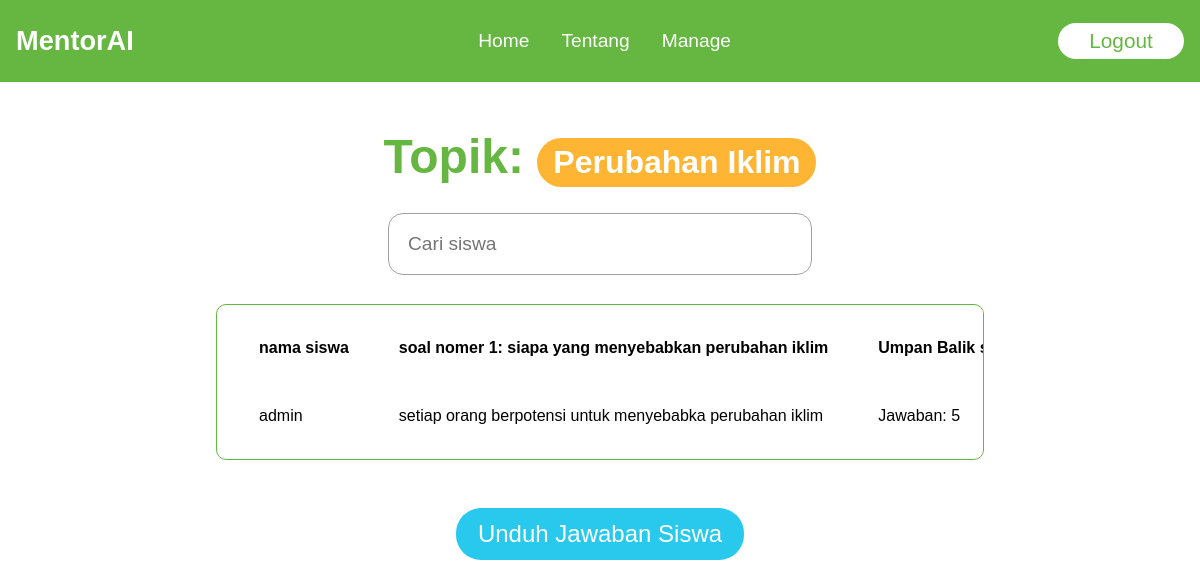
Before: /studentsAnswer/2/ (signed in) with the older database file.
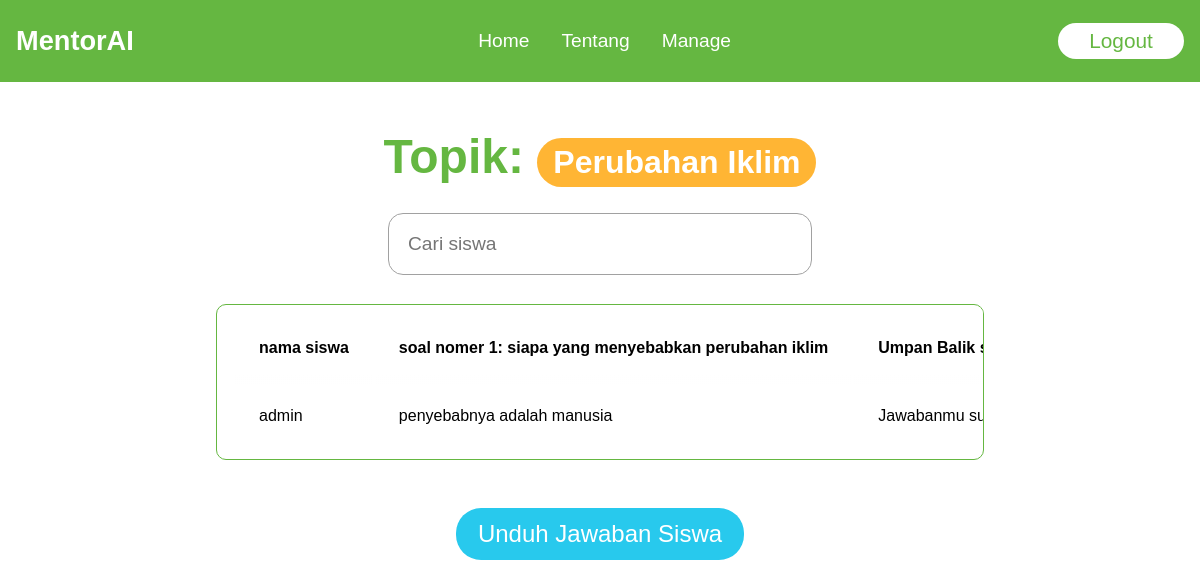
After: the same page with the newer database file.
### appBelajar/models.py (models this page shows, shortened)
class Answers(models.Model):
    user = models.ForeignKey(User, on_delete=models.CASCADE, null=True, blank=True)
    question = models.ForeignKey(Questions, on_delete=models.CASCADE)
    topic = models.ForeignKey(Topics, on_delete=models.CASCADE)
    answer = models.TextField(blank=True, null=True)
    feedback = models.TextField(blank=True, null=True)
    score = models.PositiveIntegerField(blank=True, null=True)

### appBelajar/views.py (the view)
# urls.py: path("studentsAnswer/<int:pk>/", views.studentsAnswer, name='studentsAnswer'),
@user_passes_test(lambda u: u.is_superuser)
def studentsAnswer(request, pk):
    topic = Topics.objects.get(id=pk)
    q = request.GET.get('q', '')
    filtered_answers = Answers.objects.filter(Q(user__username__icontains=q), topic=topic)
    questions = list(Questions.objects.filter(topic=topic))
    def generate_header(questions):
        headers = ['nama siswa']
        for i, question in enumerate(questions, start=1):
            headers.append(f"soal nomer {i}: {question.question}")
            headers.append(f"Umpan Balik soal nomer {i}")
        headers.append('nilai siswa')
        return headers
    headers = generate_header(questions)
    user_answers = defaultdict(lambda: {'answers': {}, 'feedback': {}, 'score': {}})
    for answer in filtered_answers:
        user = answer.user.username
        question_text = answer.question.question
        user_answers[user]['answers'][question_text] = answer.answer
        user_answers[user]['feedback'][question_text] = answer.feedback
        user_answers[user]['score'][question_text] = answer.score or 0
    row_table = []
    for user, data in user_answers.items():
        row_data = [user]
        user_score = 0
        for question in questions:
            row_data.append(data['answers'].get(question.question, ''))
            row_data.append(data['feedback'].get(question.question, ''))
            user_score += data['score'].get(question.question, 0)
        final_score = int(user_score / (3 * len(questions)) * 100)
        row_data.append(final_score)
        row_table.append(row_data)
    context = {'headers': headers, 'row_data': row_table, 'topic': topic}
    return render(request, 'appBelajar/studentsAnswer.html', context)

### appBelajar/templates/appBelajar/studentsAnswer.html
{% extends 'main.html' %}
{% block content %}
<div class="studentsAnswer-container">
    <h1>Topik: <span>{{topic.name|title}}</span></h1>
    <form class="search-topic" action="" method="get">
        <input name="q" placeholder="Cari siswa">
    </form>
    <table class="studentsAnswer-table">
        <thead class="stundentsAnswer-table-header">
            {% for header in headers %}
            <th>{{header}}</th>
            {% endfor %}
        </thead>
        {% for rows in row_data %}
        <tr>
            {% for row in rows %}
            <td>{{row}}</td>
            {% endfor %}
        </tr>
        {% endfor %}
    </table>
    <a href="{% url 'downloadAnswers' topic.id %}" class="download-answers">Unduh Jawaban Siswa</a>
</div>
{% endblock %}

Changed rows visible on the page:
removed Answers: rows "setiap orang berpotensi untuk menyebabka perubahan iklim" "Jawaban: 5"
added Answers: rows "penyebabnya adalah manusia" "Jawabanmu…"
